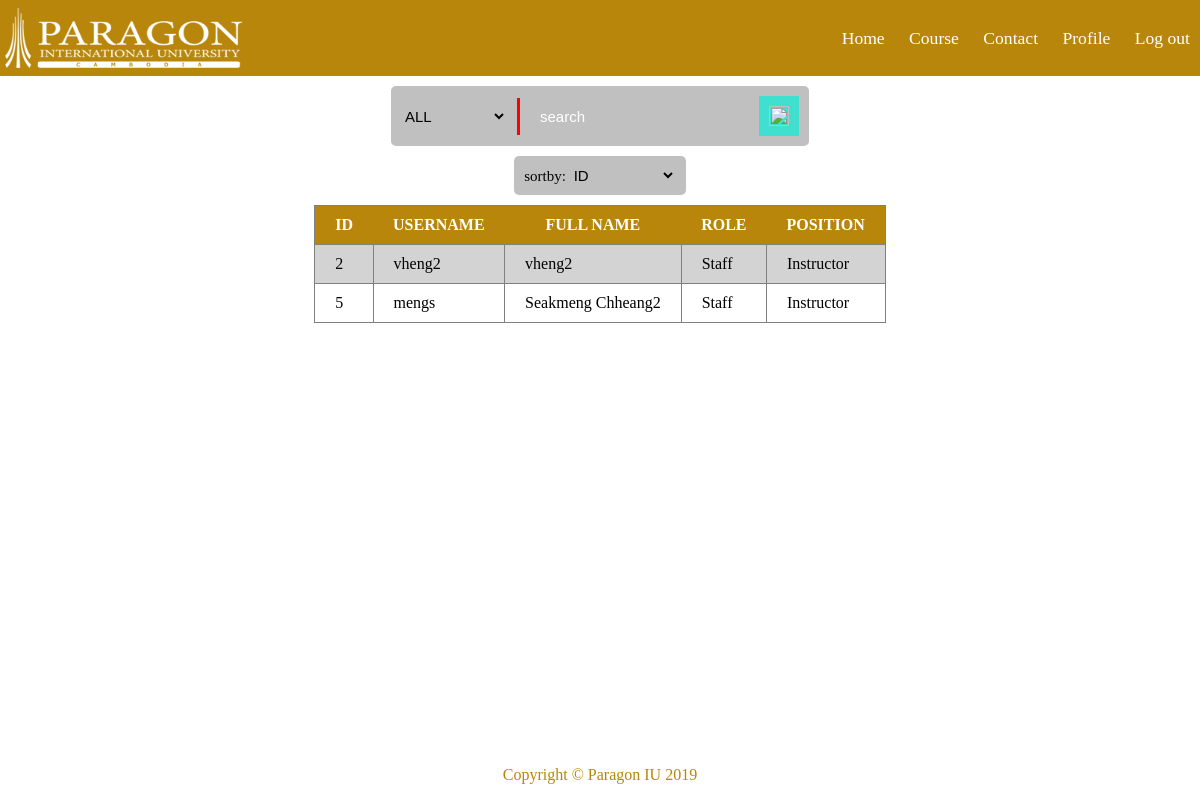
Page /Contact/PHP/contact_handler.php (signed in) on the committed database.
### tables this page shows
CREATE TABLE `user` (
  `id` int(11) NOT NULL,
  `username` varchar(30) NOT NULL,
  `password` varchar(100) NOT NULL,
  `fullName` varchar(100) NOT NULL,
  `role` varchar(20) NOT NULL
);

### php/function/run_query.php (called while the page is built, shortened)
<?php
function get_assoc($sql)
{
    $link = open_db();
    $result = mysqli_query($link, $sql) or die(mysqli_error($link));
    $rtn = mysqli_fetch_all($result, MYSQLI_ASSOC);
    return $rtn;
}
?>

### Contact/PHP/contact_handler.php (the view, shortened to what this page needs)
<?php
    include "../../php/function/run_query.php";
    $profile = $_SESSION["profile"];
?>
        <?php
            $sql = ["SELECT * FROM user ORDER BY id","SELECT * FROM user ORDER BY username","SELECT * FROM user ORDER BY fullName","SELECT * FROM user ORDER BY role"];
            if($profile["role"] != "staff"){
                $sql = ["SELECT * FROM user WHERE role = 'staff' ORDER BY id","SELECT * FROM user WHERE role = 'staff' ORDER BY username","SELECT * FROM user WHERE role = 'staff' ORDER BY fullName","SELECT * FROM user WHERE role = 'staff' ORDER BY role"];
            }
            function for_each($sql){
                $datas = get_assoc($sql);
            }
        ?>
            document.getElementById("sortby-container").innerHTML =  `<?php for_each($sql[0]) ?>`;
<?php
    $searchdatas = $_SESSION["search"] ?? "";
    if($searchdatas == ""){
        if($profile["role"] == "staff"){
            $datas = get_assoc("SELECT * FROM user ORDER BY id");
        }
        else{
            $datas = get_assoc("SELECT * FROM user WHERE role = 'staff' ORDER BY id ");
        }
    }
    else{
        $datas = $searchdatas;
        $_SESSION["search"] = "";
    }
?>
<!DOCTYPE html>
<html lang="en">
<head>
    <link rel="stylesheet" href="../../css/template.css">
    <link rel="stylesheet" href="../../css/table.css">
    <link rel="stylesheet" href="../CSS/contact2.css">
</head>
<body>
    <div class = "container1">
        <div id="sub1-container1">
            <form action="search.php" method = "POST" class="form-sub1">
                <div class="position">
                    <div class="selectoption-sub1">
                        <select name="option" id = "select-sub1">
                            <option value = "0" >ALL</option>
                        </select>
                    </div>
                </div>
                <div class="position">
                    <div class="input-sub1">
                        <input type="text" name = "input_search" placeholder="search" class = "input">
                    </div>
                </div>
                <div class = "position" id="search_position">
                    <div class="button-sub1">
                        <button type = "submit" id = "searchbutton-sub1"><img src="../Image/research.svg" alt="" class="searchlogo-sub1"></button>
                    </div>
                </div>
            </form>
        </div>
        <div id="sub2-container1">
            <form onchange="change_sort()" class="form-sub2">
                sortby:
                <select name="" id="sortby" class="select-sub2">
                    <option>ID</option>
                </select>
            </form>
        </div>
    </div>
    <div class = "container2">
        <table id = "sortby-container">
            <tr>
                <th>ID</th>
                <th>USERNAME</th>
                <th>FULL NAME</th>
                <th>ROLE</th>
                <th>POSITION</th>
            </tr>
            <?php
                foreach($datas as $data){
                    $data["role"][0] = "S";
                    echo "<tr>
                    <td>".$data["id"]."</td>
                    <td>".$data["username"]."</td>
                    <td>".$data["fullName"]."</td>
                    <td>".$data["role"]."</td>
                    <td>".$data["position"]."</td>
                    </tr>";
                }
            ?>
        </table>
    </div>
</body>
</html>

### css/template.css (style rules this page uses)
body { margin: 0; }
button { padding: 0px 10px; margin: 2px 0px; }

### css/table.css (style rules this page uses)
table, td { border: 1px solid grey; border-collapse: collapse; }
th, td { margin: 0; padding: 10px 20px; }
tr:nth-child(even) { background-color: lightgrey; }
th { background-color: darkgoldenrod; color: white; }

### Contact/CSS/contact2.css (style rules this page uses)
.container1 { width: fit-content; margin: auto; }
.form-sub1 { margin: 10px 0; padding: 10px; width: fit-content; height: 40px; background-color: silver; border-radius: 5px; }
.position { float: left; width: fit-content; height: 100%; display: flex; }
.selectoption-sub1 { margin: auto; }
#select-sub1 { font-size: 15px; background: none; margin: 0; padding: 0; border: none; background-color: transparent; }
.input-sub1 { margin: auto; }
.input { font-size: 15px; padding: 10px 20px; border: none; margin-left: 10px; border-left: 3px solid red; background-color: transparent; }
::placeholder { color: white; }
#search_position { background-color: turquoise; }
.button-sub1 { margin: auto; }
#searchbutton-sub1 { background: none; margin: 0; padding: 0; border: none; }
.searchlogo-sub1 { width: 20px; height: 20px; padding: 0 10px; }
.form-sub2 { width: fit-content; margin: 10px auto; font-size: 15px; background-color: silver; padding: 10px; border-radius: 5px; }
.select-sub2 { font-size: 15px; background: none; margin: 0; padding: 0; border: none; background-color: transparent; }
.container2 { width: fit-content; margin: auto; }

### css/header.css (style rules this page uses)
.navbar { height: 5%; display: flex; justify-content: space-between; height: max-content; background-color: darkgoldenrod; font-weight: 500; font-size: 1.1em; }
.menu { height: 100%; }
.menu ul { vertical-align: middle; text-align: center; }
.menu li { padding: 10px; list-style-type: none; display: inline-block; }
.menu li a { text-decoration: none; color: white; }

### css/footer.css (style rules this page uses)
.footer { color: darkgoldenrod; width: 100%; position: fixed; bottom: 0; }
.footer p { width: 100%; text-align: center; }

### rows in the picture
user: id "2", username "vheng2", fullName "vheng2", role "Staff", position "Instructor"
user: id "5", username "mengs", fullName "Seakmeng Chheang2", role "Staff", position "Instructor"
